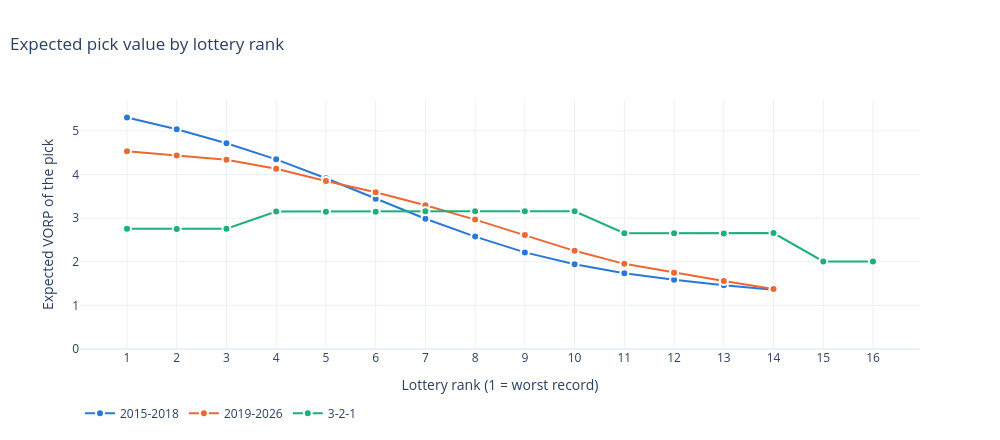

Notebook source saved alongside this figure:
### Markdown cell above
## Expected pick value by lottery rank

A team's own pick, before the lottery.

### Code cell
values = {name: o @ picks.pick_value(np.arange(1, o.shape[1] + 1), coef)
          for name, o in odds.items()}
plot_value_by_rank(values).show()

### Figure 1 — Plotly figure (JSON) as saved in the notebook; plotly's stock layout.template omitted (floating-point values rounded to 4 significant figures)
{"data": [{"hovertemplate": "<b>2015-2018</b> rank %{x}: %{y:.2f} VORP<extra></extra>", "line": {"color": "#2a78d6", "width": 2}, "marker": {"color": "#2a78d6", "line": {"color": "white", "width": 2}, "size": 8}, "mode": "lines+markers", "name": "2015-2018", "type": "scatter", "x": [1, 2, 3, 4, 5, 6, 7, 8, 9, 10, 11, 12, 13, 14], "y": [5.307, 5.036, 4.717, 4.347, 3.913, 3.446, 2.986, 2.576, 2.214, 1.941, 1.736, 1.587, 1.463, 1.359]}, {"hovertemplate": "<b>2019-2026</b> rank %{x}: %{y:.2f} VORP<extra></extra>", "line": {"color": "#eb6834", "width": 2}, "marker": {"color": "#eb6834", "line": {"color": "white", "width": 2}, "size": 8}, "mode": "lines+markers", "name": "2019-2026", "type": "scatter", "x": [1, 2, 3, 4, 5, 6, 7, 8, 9, 10, 11, 12, 13, 14], "y": [4.531, 4.433, 4.336, 4.133, 3.852, 3.591, 3.293, 2.966, 2.615, 2.25, 1.952, 1.747, 1.557, 1.376]}, {"hovertemplate": "<b>3-2-1</b> rank %{x}: %{y:.2f} VORP<extra></extra>", "line": {"color": "#1baf7a", "width": 2}, "marker": {"color": "#1baf7a", "line": {"color": "white", "width": 2}, "size": 8}, "mode": "lines+markers", "name": "3-2-1", "type": "scatter", "x": [1, 2, 3, 4, 5, 6, 7, 8, 9, 10, 11, 12, 13, 14, 15, 16], "y": [2.756, 2.753, 2.758, 3.151, 3.148, 3.148, 3.159, 3.154, 3.159, 3.156, 2.655, 2.651, 2.648, 2.657, 2.008, 2.008]}], "layout": {"height": 440, "hoverlabel": {"bgcolor": "white"}, "legend": {"orientation": "h", "y": -0.2}, "title": {"text": "Expected pick value by lottery rank", "x": 0.01}, "width": 1000, "xaxis": {"dtick": 1, "title": {"text": "Lottery rank (1 = worst record)"}}, "yaxis": {"rangemode": "tozero", "title": {"text": "Expected VORP of the pick"}}}}
